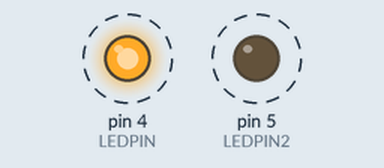
Simulated run of this sketch. Board: Arduino Uno, built with avr-gcc and run on an emulated ATmega328P. Parts: output pins drawn as LEDs (lit = HIGH). Dashed ring = blinking.

Above: at 0.02 s.
Timing chart, 0 to 3.0 s (numbered marks = the images above):
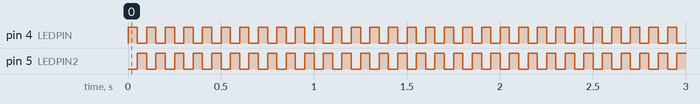

The sketch:

blink.ino
```cpp
int LEDPIN = 4;
int LEDPIN2 = 5;

void setup() {
  // put your setup code here, to run once:
  pinMode(4, OUTPUT);
  pinMode(5, OUTPUT);

}

void loop() {
  // put your main code here, to run repeatedly:
  digitalWrite(LEDPIN, HIGH);
  digitalWrite(LEDPIN2, LOW);
  delay(50);
  digitalWrite(LEDPIN, LOW);
  digitalWrite(LEDPIN2, HIGH);
  delay(50);

}
```

Measured:
- by itself, pin 4 (LEDPIN), pin 5 (LEDPIN2): alternates HIGH for 0.05 s and LOW for 0.05 s
